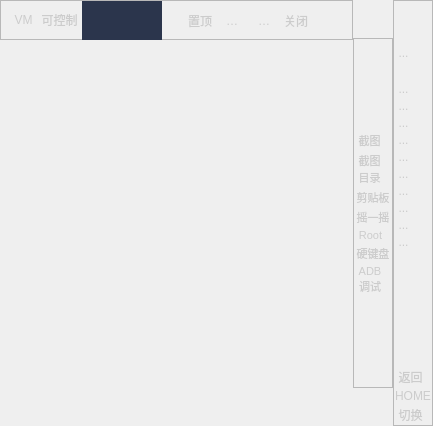
<?xml version="1.0" encoding="UTF-8"?>
<ui version="4.0">
 <class>PhoneInstanceWidget</class>
 <widget class="QWidget" name="PhoneInstanceWidget">
  <property name="geometry">
   <rect>
    <x>0</x>
    <y>0</y>
    <width>433</width>
    <height>426</height>
   </rect>
  </property>
  <property name="windowTitle">
   <string>Form</string>
  </property>
  <property name="styleSheet">
   <string notr="true">QToolButton {border:none;
color: rgb(204, 204, 204);
}
QToolButton:hover {
color: rgb(255, 255, 255);
background-color: #FFE7E8EE;
border-radius:1px;
padding-left:0px;
}</string>
  </property>
  <layout class="QHBoxLayout" name="horizontalLayout_2">
   <property name="spacing">
    <number>0</number>
   </property>
   <property name="leftMargin">
    <number>0</number>
   </property>
   <property name="topMargin">
    <number>0</number>
   </property>
   <property name="rightMargin">
    <number>0</number>
   </property>
   <property name="bottomMargin">
    <number>0</number>
   </property>
   <item>
    <layout class="QVBoxLayout" name="verticalLayout_2">
     <property name="spacing">
      <number>0</number>
     </property>
     <item>
      <widget class="QFrame" name="frame">
       <property name="minimumSize">
        <size>
         <width>0</width>
         <height>40</height>
        </size>
       </property>
       <property name="maximumSize">
        <size>
         <width>16777215</width>
         <height>40</height>
        </size>
       </property>
       <property name="styleSheet">
        <string notr="true">background-color:#FF2B354C;
QToolButton
{
width:28;
height:40;
}</string>
       </property>
       <property name="frameShape">
        <enum>QFrame::StyledPanel</enum>
       </property>
       <property name="frameShadow">
        <enum>QFrame::Raised</enum>
       </property>
       <layout class="QHBoxLayout" name="horizontalLayout">
        <property name="spacing">
         <number>0</number>
        </property>
        <property name="leftMargin">
         <number>9</number>
        </property>
        <property name="topMargin">
         <number>0</number>
        </property>
        <property name="rightMargin">
         <number>0</number>
        </property>
        <property name="bottomMargin">
         <number>0</number>
        </property>
        <item>
         <widget class="QToolButton" name="toolBtnPhoneInstance">
          <property name="minimumSize">
           <size>
            <width>0</width>
            <height>0</height>
           </size>
          </property>
          <property name="cursor">
           <cursorShape>PointingHandCursor</cursorShape>
          </property>
          <property name="styleSheet">
           <string notr="true">QToolButton {
border:none;
color: rgb(204, 204, 204);
}
QToolButton:hover {
color: rgb(204, 204, 204);
background-color: none;
border-radius:1px;
padding-left:0px;
}</string>
          </property>
          <property name="text">
           <string>VM</string>
          </property>
          <property name="autoRaise">
           <bool>true</bool>
          </property>
         </widget>
        </item>
        <item>
         <widget class="QToolButton" name="toolBtnControl">
          <property name="text">
           <string>可控制</string>
          </property>
          <property name="icon">
           <iconset resource="res.qrc">
            <normaloff>:/resource/instance/control.png</normaloff>:/resource/instance/control.png</iconset>
          </property>
          <property name="toolButtonStyle">
           <enum>Qt::ToolButtonTextBesideIcon</enum>
          </property>
         </widget>
        </item>
        <item>
         <widget class="QComboBox" name="comboBox">
          <property name="minimumSize">
           <size>
            <width>80</width>
            <height>40</height>
           </size>
          </property>
          <property name="maximumSize">
           <size>
            <width>80</width>
            <height>40</height>
           </size>
          </property>
          <property name="styleSheet">
           <string notr="true">QComboBox{
background-color:#FF2B354C;
border:none;
}

QComboBox::down-arrow {
	image: url(:/login/resource/login/ico_down.png);
	height:0px;width:0px;
background-color:#E7E8EE;
border:none;
} 
QComboBox::drop-down{
	border:none;
padding-right:5px;
	background-color: rgba(255, 255, 255, 0);
} 
QComboBox QAbstractItemView
{
	background:#FF2B354C;
	border:1px solid rgba(228,228,228,1);
	border-radius:0px 0px 5px 5px;
	font-size:14px;
	outline:0px;
}
QComboBox QAbstractItemView::item{
	height:24px;
	width:30px;
	color:#FF666666;
	padding-left:20px;
	background-color:#FF2B354C;
}
QComboBox QAbstractItemView::item:hover{
	color:#FFFFFFFF;
	background-color:#FF2B354C;
}
QComboBox QAbstractItemView::item:selected{
	color:#FFFFFFFF;
	background-color:#FF2B354C;
}</string>
          </property>
          <property name="iconSize">
           <size>
            <width>30</width>
            <height>18</height>
           </size>
          </property>
         </widget>
        </item>
        <item>
         <spacer name="horizontalSpacer">
          <property name="orientation">
           <enum>Qt::Horizontal</enum>
          </property>
          <property name="sizeHint" stdset="0">
           <size>
            <width>40</width>
            <height>20</height>
           </size>
          </property>
         </spacer>
        </item>
        <item>
         <widget class="QToolButton" name="toolBtnTopLevel">
          <property name="minimumSize">
           <size>
            <width>32</width>
            <height>40</height>
           </size>
          </property>
          <property name="maximumSize">
           <size>
            <width>32</width>
            <height>40</height>
           </size>
          </property>
          <property name="toolTip">
           <string>置顶</string>
          </property>
          <property name="styleSheet">
           <string notr="true"/>
          </property>
          <property name="text">
           <string>置顶</string>
          </property>
          <property name="icon">
           <iconset resource="res.qrc">
            <normaloff>:/resource/instance/topWindow.png</normaloff>:/resource/instance/topWindow.png</iconset>
          </property>
          <property name="iconSize">
           <size>
            <width>32</width>
            <height>40</height>
           </size>
          </property>
         </widget>
        </item>
        <item>
         <widget class="QToolButton" name="toolBtnMin">
          <property name="minimumSize">
           <size>
            <width>32</width>
            <height>40</height>
           </size>
          </property>
          <property name="maximumSize">
           <size>
            <width>32</width>
            <height>40</height>
           </size>
          </property>
          <property name="toolTip">
           <string>最小化</string>
          </property>
          <property name="text">
           <string>最小化</string>
          </property>
          <property name="icon">
           <iconset resource="res.qrc">
            <normaloff>:/resource/instance/min.png</normaloff>:/resource/instance/min.png</iconset>
          </property>
          <property name="iconSize">
           <size>
            <width>32</width>
            <height>40</height>
           </size>
          </property>
         </widget>
        </item>
        <item>
         <widget class="QToolButton" name="toolBtnMax">
          <property name="minimumSize">
           <size>
            <width>32</width>
            <height>40</height>
           </size>
          </property>
          <property name="maximumSize">
           <size>
            <width>32</width>
            <height>40</height>
           </size>
          </property>
          <property name="toolTip">
           <string>全屏</string>
          </property>
          <property name="text">
           <string>最大化</string>
          </property>
          <property name="icon">
           <iconset resource="res.qrc">
            <normaloff>:/resource/instance/max.png</normaloff>:/resource/instance/max.png</iconset>
          </property>
          <property name="iconSize">
           <size>
            <width>32</width>
            <height>40</height>
           </size>
          </property>
         </widget>
        </item>
        <item>
         <widget class="QToolButton" name="toolBtnClose">
          <property name="minimumSize">
           <size>
            <width>32</width>
            <height>40</height>
           </size>
          </property>
          <property name="maximumSize">
           <size>
            <width>32</width>
            <height>40</height>
           </size>
          </property>
          <property name="toolTip">
           <string>关闭</string>
          </property>
          <property name="text">
           <string>关闭</string>
          </property>
          <property name="icon">
           <iconset resource="res.qrc">
            <normaloff>:/resource/instance/close_normal.png</normaloff>:/resource/instance/close_normal.png</iconset>
          </property>
          <property name="iconSize">
           <size>
            <width>32</width>
            <height>40</height>
           </size>
          </property>
         </widget>
        </item>
        <item>
         <widget class="QToolButton" name="toolBtnShow">
          <property name="minimumSize">
           <size>
            <width>40</width>
            <height>40</height>
           </size>
          </property>
          <property name="maximumSize">
           <size>
            <width>40</width>
            <height>40</height>
           </size>
          </property>
          <property name="toolTip">
           <string>展开</string>
          </property>
          <property name="text">
           <string/>
          </property>
          <property name="icon">
           <iconset resource="res.qrc">
            <normaloff>:/resource/instance/Zhankai.png</normaloff>:/resource/instance/Zhankai.png</iconset>
          </property>
          <property name="iconSize">
           <size>
            <width>40</width>
            <height>40</height>
           </size>
          </property>
         </widget>
        </item>
       </layout>
      </widget>
     </item>
     <item>
      <widget class="VideoViewWidget" name="videoViewWidget" native="true"/>
     </item>
    </layout>
   </item>
   <item>
    <widget class="QFrame" name="frameTool">
     <property name="minimumSize">
      <size>
       <width>40</width>
       <height>350</height>
      </size>
     </property>
     <property name="maximumSize">
      <size>
       <width>40</width>
       <height>350</height>
      </size>
     </property>
     <property name="styleSheet">
      <string notr="true">background-color:#FF2B354C;
QToolButton
{
width:40;
height:40
}</string>
     </property>
     <property name="frameShape">
      <enum>QFrame::StyledPanel</enum>
     </property>
     <property name="frameShadow">
      <enum>QFrame::Raised</enum>
     </property>
     <layout class="QVBoxLayout" name="verticalLayout_3">
      <property name="spacing">
       <number>0</number>
      </property>
      <property name="leftMargin">
       <number>0</number>
      </property>
      <property name="topMargin">
       <number>0</number>
      </property>
      <property name="rightMargin">
       <number>0</number>
      </property>
      <property name="bottomMargin">
       <number>0</number>
      </property>
      <item>
       <spacer name="verticalSpacer_2">
        <property name="orientation">
         <enum>Qt::Vertical</enum>
        </property>
        <property name="sizeHint" stdset="0">
         <size>
          <width>20</width>
          <height>40</height>
         </size>
        </property>
       </spacer>
      </item>
      <item>
       <widget class="QToolButton" name="toolBtnScreenshot_2">
        <property name="font">
         <font>
          <pointsize>8</pointsize>
         </font>
        </property>
        <property name="toolTip">
         <string>截图</string>
        </property>
        <property name="text">
         <string>截图</string>
        </property>
        <property name="icon">
         <iconset resource="res.qrc">
          <normaloff>:/resource/instance/screenshots.png</normaloff>:/resource/instance/screenshots.png</iconset>
        </property>
        <property name="iconSize">
         <size>
          <width>24</width>
          <height>24</height>
         </size>
        </property>
        <property name="toolButtonStyle">
         <enum>Qt::ToolButtonTextUnderIcon</enum>
        </property>
       </widget>
      </item>
      <item>
       <widget class="QToolButton" name="toolBtnScreenshotsDir_2">
        <property name="font">
         <font>
          <pointsize>8</pointsize>
         </font>
        </property>
        <property name="text">
         <string>截图
目录</string>
        </property>
        <property name="icon">
         <iconset resource="res.qrc">
          <normaloff>:/resource/instance/screenshotsDir.png</normaloff>:/resource/instance/screenshotsDir.png</iconset>
        </property>
        <property name="iconSize">
         <size>
          <width>24</width>
          <height>24</height>
         </size>
        </property>
        <property name="toolButtonStyle">
         <enum>Qt::ToolButtonTextUnderIcon</enum>
        </property>
       </widget>
      </item>
      <item>
       <widget class="QToolButton" name="toolBtnClipboard_2">
        <property name="font">
         <font>
          <pointsize>8</pointsize>
         </font>
        </property>
        <property name="toolTip">
         <string>剪贴板</string>
        </property>
        <property name="text">
         <string>剪贴板</string>
        </property>
        <property name="icon">
         <iconset resource="res.qrc">
          <normaloff>:/resource/instance/clipboard.png</normaloff>:/resource/instance/clipboard.png</iconset>
        </property>
        <property name="iconSize">
         <size>
          <width>24</width>
          <height>24</height>
         </size>
        </property>
        <property name="toolButtonStyle">
         <enum>Qt::ToolButtonTextUnderIcon</enum>
        </property>
       </widget>
      </item>
      <item>
       <widget class="QToolButton" name="toolBtnShark_2">
        <property name="font">
         <font>
          <pointsize>8</pointsize>
         </font>
        </property>
        <property name="toolTip">
         <string>重启</string>
        </property>
        <property name="text">
         <string>摇一摇</string>
        </property>
        <property name="icon">
         <iconset resource="res.qrc">
          <normaloff>:/resource/instance/shake.png</normaloff>:/resource/instance/shake.png</iconset>
        </property>
        <property name="iconSize">
         <size>
          <width>24</width>
          <height>24</height>
         </size>
        </property>
        <property name="toolButtonStyle">
         <enum>Qt::ToolButtonTextUnderIcon</enum>
        </property>
       </widget>
      </item>
      <item>
       <widget class="QToolButton" name="toolBtnRoot_2">
        <property name="font">
         <font>
          <pointsize>8</pointsize>
         </font>
        </property>
        <property name="text">
         <string>Root</string>
        </property>
        <property name="icon">
         <iconset resource="res.qrc">
          <normaloff>:/resource/instance/Root.png</normaloff>:/resource/instance/Root.png</iconset>
        </property>
        <property name="iconSize">
         <size>
          <width>24</width>
          <height>24</height>
         </size>
        </property>
        <property name="toolButtonStyle">
         <enum>Qt::ToolButtonTextUnderIcon</enum>
        </property>
       </widget>
      </item>
      <item>
       <widget class="QToolButton" name="toolBtnKeyboard_2">
        <property name="font">
         <font>
          <pointsize>8</pointsize>
         </font>
        </property>
        <property name="text">
         <string>硬键盘</string>
        </property>
        <property name="icon">
         <iconset resource="res.qrc">
          <normaloff>:/resource/instance/key_show.png</normaloff>:/resource/instance/key_show.png</iconset>
        </property>
        <property name="iconSize">
         <size>
          <width>24</width>
          <height>24</height>
         </size>
        </property>
        <property name="toolButtonStyle">
         <enum>Qt::ToolButtonTextUnderIcon</enum>
        </property>
       </widget>
      </item>
      <item>
       <widget class="QToolButton" name="toolBtnADB_2">
        <property name="font">
         <font>
          <pointsize>8</pointsize>
         </font>
        </property>
        <property name="text">
         <string>ADB
调试</string>
        </property>
        <property name="icon">
         <iconset resource="res.qrc">
          <normaloff>:/resource/instance/ADB.png</normaloff>:/resource/instance/ADB.png</iconset>
        </property>
        <property name="iconSize">
         <size>
          <width>24</width>
          <height>24</height>
         </size>
        </property>
        <property name="toolButtonStyle">
         <enum>Qt::ToolButtonTextUnderIcon</enum>
        </property>
       </widget>
      </item>
      <item>
       <spacer name="verticalSpacer_3">
        <property name="orientation">
         <enum>Qt::Vertical</enum>
        </property>
        <property name="sizeHint" stdset="0">
         <size>
          <width>20</width>
          <height>40</height>
         </size>
        </property>
       </spacer>
      </item>
     </layout>
    </widget>
   </item>
   <item>
    <widget class="QFrame" name="frame_2">
     <property name="minimumSize">
      <size>
       <width>40</width>
       <height>0</height>
      </size>
     </property>
     <property name="maximumSize">
      <size>
       <width>40</width>
       <height>16777215</height>
      </size>
     </property>
     <property name="styleSheet">
      <string notr="true">background-color:#FF2B354C;
QToolButton
{
width:40;
height:40
}</string>
     </property>
     <property name="frameShape">
      <enum>QFrame::StyledPanel</enum>
     </property>
     <property name="frameShadow">
      <enum>QFrame::Raised</enum>
     </property>
     <layout class="QVBoxLayout" name="verticalLayout">
      <property name="spacing">
       <number>0</number>
      </property>
      <property name="leftMargin">
       <number>0</number>
      </property>
      <property name="topMargin">
       <number>0</number>
      </property>
      <property name="rightMargin">
       <number>0</number>
      </property>
      <property name="bottomMargin">
       <number>0</number>
      </property>
      <item>
       <widget class="QToolButton" name="toolBtnHide">
        <property name="toolTip">
         <string>收起</string>
        </property>
        <property name="text">
         <string/>
        </property>
        <property name="icon">
         <iconset resource="res.qrc">
          <normaloff>:/resource/instance/Shouqi.png</normaloff>:/resource/instance/Shouqi.png</iconset>
        </property>
        <property name="iconSize">
         <size>
          <width>40</width>
          <height>40</height>
         </size>
        </property>
       </widget>
      </item>
      <item>
       <widget class="QToolButton" name="toolButton_1">
        <property name="text">
         <string>...</string>
        </property>
        <property name="icon">
         <iconset resource="res.qrc">
          <normaloff>:/resource/setting/1.png</normaloff>:/resource/setting/1.png</iconset>
        </property>
        <property name="iconSize">
         <size>
          <width>40</width>
          <height>40</height>
         </size>
        </property>
       </widget>
      </item>
      <item>
       <widget class="QToolButton" name="toolButton_2">
        <property name="text">
         <string/>
        </property>
        <property name="icon">
         <iconset resource="res.qrc">
          <normaloff>:/resource/setting/2.png</normaloff>:/resource/setting/2.png</iconset>
        </property>
       </widget>
      </item>
      <item>
       <widget class="QToolButton" name="toolButton_3">
        <property name="text">
         <string>...</string>
        </property>
        <property name="icon">
         <iconset resource="res.qrc">
          <normaloff>:/resource/setting/3.png</normaloff>:/resource/setting/3.png</iconset>
        </property>
       </widget>
      </item>
      <item>
       <widget class="QToolButton" name="toolButton_4">
        <property name="text">
         <string>...</string>
        </property>
        <property name="icon">
         <iconset resource="res.qrc">
          <normaloff>:/resource/setting/4.png</normaloff>:/resource/setting/4.png</iconset>
        </property>
       </widget>
      </item>
      <item>
       <widget class="QToolButton" name="toolButton_5">
        <property name="text">
         <string>...</string>
        </property>
        <property name="icon">
         <iconset resource="res.qrc">
          <normaloff>:/resource/setting/5.png</normaloff>:/resource/setting/5.png</iconset>
        </property>
       </widget>
      </item>
      <item>
       <widget class="QToolButton" name="toolButton_6">
        <property name="text">
         <string>...</string>
        </property>
        <property name="icon">
         <iconset resource="res.qrc">
          <normaloff>:/resource/setting/6.png</normaloff>:/resource/setting/6.png</iconset>
        </property>
       </widget>
      </item>
      <item>
       <widget class="QToolButton" name="toolButton_7">
        <property name="text">
         <string>...</string>
        </property>
        <property name="icon">
         <iconset resource="res.qrc">
          <normaloff>:/resource/setting/7.png</normaloff>:/resource/setting/7.png</iconset>
        </property>
       </widget>
      </item>
      <item>
       <widget class="QToolButton" name="toolButton_12">
        <property name="text">
         <string>...</string>
        </property>
        <property name="icon">
         <iconset resource="res.qrc">
          <normaloff>:/resource/setting/12.png</normaloff>:/resource/setting/12.png</iconset>
        </property>
       </widget>
      </item>
      <item>
       <widget class="QToolButton" name="toolButton_8">
        <property name="text">
         <string>...</string>
        </property>
        <property name="icon">
         <iconset resource="res.qrc">
          <normaloff>:/resource/setting/8.png</normaloff>:/resource/setting/8.png</iconset>
        </property>
       </widget>
      </item>
      <item>
       <widget class="QToolButton" name="toolButton_9">
        <property name="text">
         <string>...</string>
        </property>
        <property name="icon">
         <iconset resource="res.qrc">
          <normaloff>:/resource/setting/9.png</normaloff>:/resource/setting/9.png</iconset>
        </property>
       </widget>
      </item>
      <item>
       <widget class="QToolButton" name="toolButton_10">
        <property name="text">
         <string>...</string>
        </property>
        <property name="icon">
         <iconset resource="res.qrc">
          <normaloff>:/resource/setting/10.png</normaloff>:/resource/setting/10.png</iconset>
        </property>
       </widget>
      </item>
      <item>
       <widget class="QToolButton" name="toolButton_11">
        <property name="text">
         <string>...</string>
        </property>
        <property name="icon">
         <iconset resource="res.qrc">
          <normaloff>:/resource/setting/11.png</normaloff>:/resource/setting/11.png</iconset>
        </property>
       </widget>
      </item>
      <item>
       <spacer name="verticalSpacer">
        <property name="orientation">
         <enum>Qt::Vertical</enum>
        </property>
        <property name="sizeHint" stdset="0">
         <size>
          <width>20</width>
          <height>313</height>
         </size>
        </property>
       </spacer>
      </item>
      <item>
       <widget class="QToolButton" name="toolBtnReturn">
        <property name="toolTip">
         <string>返回</string>
        </property>
        <property name="text">
         <string>返回</string>
        </property>
        <property name="icon">
         <iconset resource="res.qrc">
          <normaloff>:/resource/instance/reback.png</normaloff>:/resource/instance/reback.png</iconset>
        </property>
        <property name="iconSize">
         <size>
          <width>40</width>
          <height>40</height>
         </size>
        </property>
        <property name="toolButtonStyle">
         <enum>Qt::ToolButtonIconOnly</enum>
        </property>
       </widget>
      </item>
      <item>
       <widget class="QToolButton" name="toolBtnHome">
        <property name="toolTip">
         <string>HOME</string>
        </property>
        <property name="text">
         <string>HOME</string>
        </property>
        <property name="icon">
         <iconset resource="res.qrc">
          <normaloff>:/resource/instance/home.png</normaloff>:/resource/instance/home.png</iconset>
        </property>
        <property name="iconSize">
         <size>
          <width>40</width>
          <height>40</height>
         </size>
        </property>
       </widget>
      </item>
      <item>
       <widget class="QToolButton" name="toolBtnChangePage">
        <property name="toolTip">
         <string>切换</string>
        </property>
        <property name="text">
         <string>切换</string>
        </property>
        <property name="icon">
         <iconset resource="res.qrc">
          <normaloff>:/resource/instance/change.png</normaloff>:/resource/instance/change.png</iconset>
        </property>
        <property name="iconSize">
         <size>
          <width>40</width>
          <height>40</height>
         </size>
        </property>
       </widget>
      </item>
     </layout>
    </widget>
   </item>
  </layout>
 </widget>
 <customwidgets>
  <customwidget>
   <class>VideoViewWidget</class>
   <extends>QWidget</extends>
   <header location="global">videoviewwidget.h</header>
   <container>1</container>
  </customwidget>
 </customwidgets>
 <resources>
  <include location="res.qrc"/>
 </resources>
 <connections/>
</ui>
